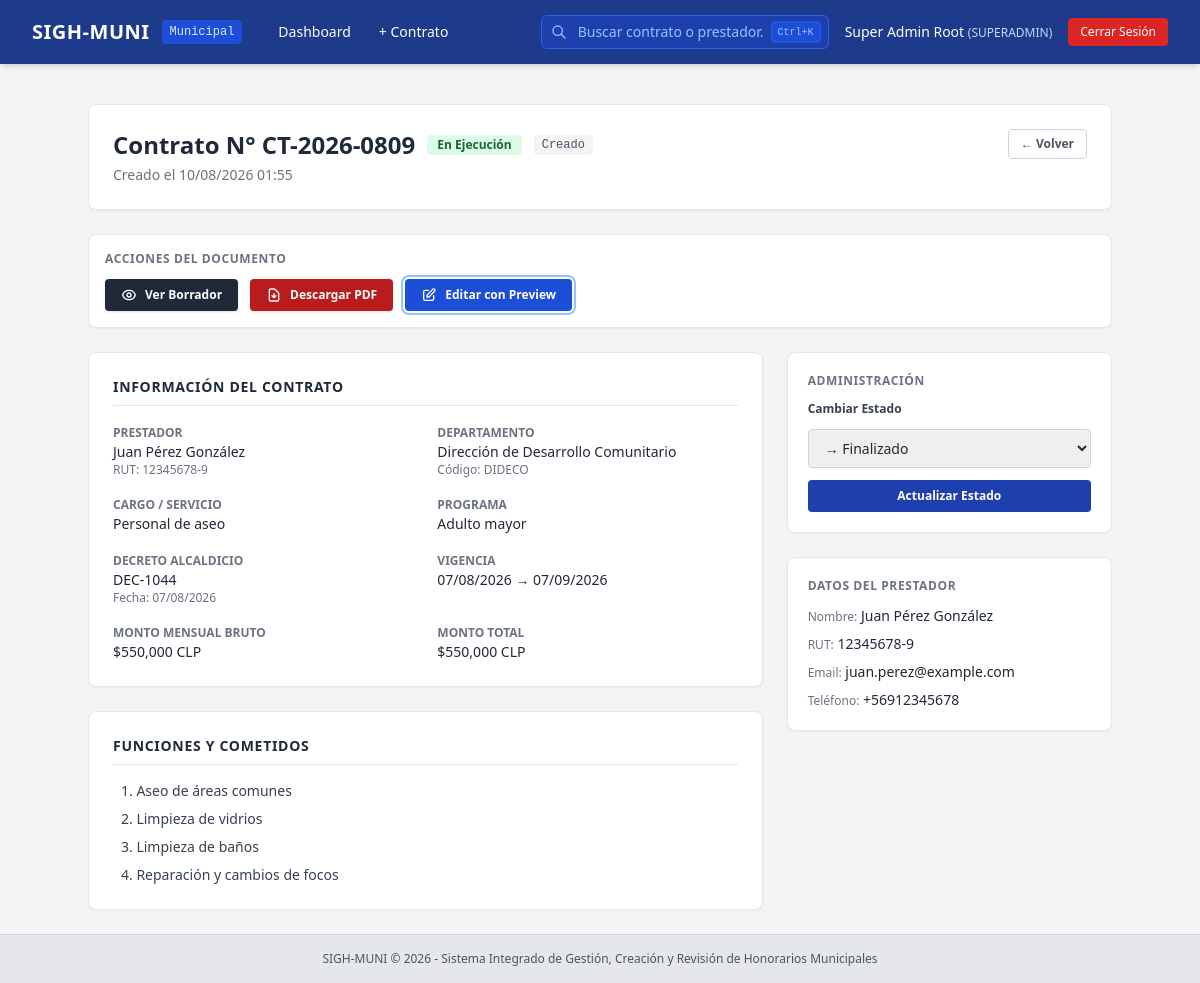
/contracts/2 (signed in), run on the app's committed database.
### app/models/contract.py (models this page shows, shortened)
class Contract(db.Model):
    __tablename__ = 'contracts'
    id = db.Column(db.Integer, primary_key=True)
    provider_id = db.Column(db.Integer, db.ForeignKey('service_providers.id'), nullable=False)
    department_id = db.Column(db.Integer, db.ForeignKey('departments.id'), nullable=False)
    creation_type = db.Column(db.String(50), default='CREADO')
    contract_number = db.Column(db.String(50), unique=True, nullable=False)
    decline_number = db.Column(db.String(50), nullable=True)
    decline_date = db.Column(db.Date, nullable=True)
    position_title = db.Column(db.String(150), nullable=False)
    program_name = db.Column(db.String(150), nullable=True)
    monthly_amount_gross = db.Column(db.Float, nullable=False)
    total_contract_amount = db.Column(db.Float, nullable=False)
    start_date = db.Column(db.Date, nullable=False)
    end_date = db.Column(db.Date, nullable=False)
    pdf_file_path = db.Column(db.String(255), nullable=True)
    ocr_processed = db.Column(db.Integer, default=0)
    status = db.Column(db.String(30), default='BORRADOR')
    created_at = db.Column(db.DateTime, default=datetime.utcnow)
    provider = db.relationship('ServiceProvider', back_populates='contracts', lazy=True)
    department = db.relationship('Department', backref=db.backref('department_contracts', lazy=True))
    functions = db.relationship('ContractFunction', backref='contract', cascade='all, delete-orphan', lazy=True,
                                order_by='ContractFunction.function_order')
    payments = db.relationship('MonthlyPayment', back_populates='contract', lazy=True, cascade='all, delete-orphan')
    @property
    def status_label(self):
        labels = {
            'BORRADOR': 'Borrador',
            'CREADO_PARA_FIRMA': 'Creado para Firma',
            'INGRESADO': 'Ingresado',
            'EN_EJECUCION': 'En Ejecución',
            'FINALIZADO': 'Finalizado'
        }
        return labels.get(self.status, self.status)
    @property
    def creation_type_label(self):
        labels = {
            'CREADO': 'Creado',
            'CARGADO_EXTERNO': 'Cargado Externo'
        }
        return labels.get(self.creation_type, self.creation_type)

class ContractFunction(db.Model):
    __tablename__ = 'contract_functions'
    id = db.Column(db.Integer, primary_key=True)
    contract_id = db.Column(db.Integer, db.ForeignKey('contracts.id'), nullable=False)
    function_order = db.Column(db.Integer, nullable=False)
    function_description = db.Column(db.Text, nullable=False)
    is_mandatory_for_payment = db.Column(db.Integer, default=1)
    created_at = db.Column(db.DateTime, default=datetime.utcnow)

### app/models/provider.py (models this page shows, shortened)
class ServiceProvider(db.Model):
    __tablename__ = 'service_providers'
    id = db.Column(db.Integer, primary_key=True, autoincrement=True)
    rut = db.Column(db.String(20), nullable=False, unique=True, index=True)
    first_name = db.Column(db.String(100), nullable=False)
    paternal_last_name = db.Column(db.String(100), nullable=False)
    maternal_last_name = db.Column(db.String(100), nullable=True)
    email = db.Column(db.String(120), nullable=True)
    phone = db.Column(db.String(50), nullable=True)
    address = db.Column(db.Text, nullable=True)
    bank_name = db.Column(db.String(100), nullable=True)
    account_type = db.Column(db.String(50), nullable=True)
    account_number = db.Column(db.String(50), nullable=True)
    created_at = db.Column(db.DateTime, nullable=False, default=datetime.utcnow)
    contracts = db.relationship('Contract', back_populates='provider', lazy=True, cascade="all, delete-orphan")
    @property
    def full_name(self):
        maternal = f" {self.maternal_last_name}" if self.maternal_last_name else ""
        return f"{self.first_name} {self.paternal_last_name}{maternal}"

### app/models/user.py (models this page shows, shortened)
class Department(db.Model):
    __tablename__ = 'departments'
    id = db.Column(db.Integer, primary_key=True, autoincrement=True)
    code = db.Column(db.String(50), nullable=False, unique=True)
    name = db.Column(db.String(150), nullable=False)
    cost_center = db.Column(db.String(50), nullable=True)
    is_active = db.Column(db.Integer, nullable=False, default=1)
    created_at = db.Column(db.DateTime, nullable=False, default=datetime.utcnow)
    users = db.relationship('User', backref='department', lazy=True)

### app/routes/contract_builder.py (the view)
@contract_builder_bp.route('/<int:contract_id>')
@login_required
def detail(contract_id):
    contract = Contract.query.get_or_404(contract_id)
    return render_template('contracts/detail.html', contract=contract)

### app/__init__.py (called while the page is built)
def create_app(config_class=Config):
    app = Flask(__name__)
    app.config.from_object(config_class)
    os.makedirs(app.config['UPLOAD_FOLDER'], exist_ok=True)
    db.init_app(app)
    migrate.init_app(app, db)
    if 'sqlite' in app.config['SQLALCHEMY_DATABASE_URI']:
        from sqlalchemy import event
        from sqlalchemy.engine import Engine
        @event.listens_for(Engine, "connect")
        def set_sqlite_pragma(dbapi_connection, connection_record):
            cursor = dbapi_connection.cursor()
            cursor.execute("PRAGMA foreign_keys=ON;")
            cursor.close()
    from app.auth.routes import auth_bp
    app.register_blueprint(auth_bp, url_prefix='/auth')
    from app.routes import register_routes
    register_routes(app)
    return app

### app/auth/utils.py (called while the page is built)
def login_required(f):
    @wraps(f)
    def decorated_function(*args, **kwargs):
        if 'user_id' not in session:
            flash('Debes iniciar sesión para acceder a esta sección.', 'warning')
            return redirect(url_for('auth.login', next=request.url))
        return f(*args, **kwargs)
    return decorated_function

### app/templates/contracts/detail.html (shortened to what this page needs)
{% extends "base.html" %}
{% block content %}
<div class="max-w-5xl mx-auto space-y-6">
    <div class="bg-white p-6 rounded-lg shadow-sm border border-gray-200 flex justify-between items-start">
        <div>
            <div class="flex items-center space-x-3 mb-1">
                <h1 class="text-2xl font-bold text-gray-800">Contrato N° {{ contract.contract_number }}</h1>
                <span class="px-2.5 py-0.5 rounded text-xs font-bold
                    {% if contract.status == 'BORRADOR' %}bg-yellow-100 text-yellow-800
                    {% elif contract.status == 'CREADO_PARA_FIRMA' %}bg-blue-100 text-blue-800
                    {% elif contract.status == 'INGRESADO' %}bg-purple-100 text-purple-800
                    {% elif contract.status == 'EN_EJECUCION' %}bg-green-100 text-green-800
                    {% else %}bg-gray-100 text-gray-800{% endif %}">
                    {{ contract.status_label }}
                </span>
                <span class="px-2 py-0.5 rounded text-xs font-mono bg-gray-100 text-gray-600">
                    {{ contract.creation_type_label }}
                </span>
            </div>
            <p class="text-sm text-gray-500">Creado el {{ contract.created_at.strftime('%d/%m/%Y %H:%M') }}</p>
        </div>
        <div class="flex space-x-2">
            <a href="{{ url_for('dashboard.index') }}" class="px-3 py-1.5 border border-gray-300 rounded text-xs font-semibold text-gray-600 hover:bg-gray-50">
                ← Volver
            </a>
        </div>
    </div>
    <div class="bg-white p-4 rounded-lg shadow-sm border border-gray-200">
        <h3 class="text-xs font-bold text-gray-500 uppercase tracking-wider mb-3">Acciones del Documento</h3>
        <div class="flex flex-wrap gap-3">
            <a href="{{ url_for('contract_builder.preview', contract_id=contract.id) }}" target="_blank"
               class="inline-flex items-center px-4 py-2 bg-gray-800 hover:bg-gray-900 text-white text-xs font-bold rounded shadow transition">
                Ver Borrador
            </a>
            <a href="{{ url_for('contract_builder.download_pdf', contract_id=contract.id) }}"
               class="inline-flex items-center px-4 py-2 bg-red-700 hover:bg-red-800 text-white text-xs font-bold rounded shadow transition">
                <svg class="w-4 h-4 mr-2" fill="none" stroke="currentColor" viewBox="0 0 24 24"><path stroke-linecap="round" stroke-linejoin="round" stroke-width="2" d="M12 10v6m0 0l-3-3m3 3l3-3m2 8H7a2 2 0 01-2-2V5a2 2 0 012-2h5.586a1 1 0 01.707.293l5.414 5.414a1 1 0 01.293.707V19a2 2 0 01-2 2z"/></svg>
                Descargar PDF
            </a>
            {% if session.user_role in ['ADMIN_RRHH', 'SUPERADMIN', 'JEFE_DEPTO'] %}
            <a href="{{ url_for('contract_builder.edit', contract_id=contract.id) }}"
               class="inline-flex items-center px-4 py-2 bg-blue-700 hover:bg-blue-800 text-white text-xs font-bold rounded shadow transition ring-2 ring-blue-300 ring-offset-2">
                <svg class="w-4 h-4 mr-2" fill="none" stroke="currentColor" viewBox="0 0 24 24"><path stroke-linecap="round" stroke-linejoin="round" stroke-width="2" d="M11 5H6a2 2 0 00-2 2v11a2 2 0 002 2h11a2 2 0 002-2v-5m-1.414-9.414a2 2 0 112.828 2.828L11.828 15H9v-2.828l8.586-8.586z"/></svg>
                Editar con Preview
            </a>
            {% endif %}
        </div>
    </div>
    <div class="grid grid-cols-1 lg:grid-cols-3 gap-6">
        <div class="lg:col-span-2 space-y-6">
            <div class="bg-white p-6 rounded-lg shadow-sm border border-gray-200">
                <h2 class="text-sm font-bold text-gray-800 uppercase tracking-wider border-b pb-2 mb-4">Información del Contrato</h2>
                <div class="grid grid-cols-1 md:grid-cols-2 gap-y-4 gap-x-6 text-sm">
                    <div>
                        <span class="text-xs text-gray-500 uppercase font-semibold">Prestador</span>
                        <p class="font-medium text-gray-800">{{ contract.provider.full_name }}</p>
                        <p class="text-xs text-gray-500">RUT: {{ contract.provider.rut }}</p>
                    </div>
                    <div>
                        <span class="text-xs text-gray-500 uppercase font-semibold">Departamento</span>
                        <p class="font-medium text-gray-800">{{ contract.department.name }}</p>
                        <p class="text-xs text-gray-500">Código: {{ contract.department.code }}</p>
                    </div>
                    <div>
                        <span class="text-xs text-gray-500 uppercase font-semibold">Cargo / Servicio</span>
                        <p class="font-medium text-gray-800">{{ contract.position_title }}</p>
                    </div>
                    <div>
                        <span class="text-xs text-gray-500 uppercase font-semibold">Programa</span>
                        <p class="font-medium text-gray-800">{{ contract.program_name or 'No especificado' }}</p>
                    </div>
                    <div>
                        <span class="text-xs text-gray-500 uppercase font-semibold">Decreto Alcaldicio</span>
                        <p class="font-medium text-gray-800">{{ contract.decline_number or 'No asignado' }}</p>
                        {% if contract.decline_date %}
                        <p class="text-xs text-gray-500">Fecha: {{ contract.decline_date.strftime('%d/%m/%Y') }}</p>
                        {% endif %}
                    </div>
                    <div>
                        <span class="text-xs text-gray-500 uppercase font-semibold">Vigencia</span>
                        <p class="font-medium text-gray-800">{{ contract.start_date.strftime('%d/%m/%Y') }} → {{ contract.end_date.strftime('%d/%m/%Y') }}</p>
                    </div>
                    <div>
                        <span class="text-xs text-gray-500 uppercase font-semibold">Monto Mensual Bruto</span>
                        <p class="font-medium text-gray-800">${{ "{:,.0f}".format(contract.monthly_amount_gross) }} CLP</p>
                    </div>
                    <div>
                        <span class="text-xs text-gray-500 uppercase font-semibold">Monto Total</span>
                        <p class="font-medium text-gray-800">${{ "{:,.0f}".format(contract.total_contract_amount) }} CLP</p>
                    </div>
                </div>
            </div>
            <div class="bg-white p-6 rounded-lg shadow-sm border border-gray-200">
                <h2 class="text-sm font-bold text-gray-800 uppercase tracking-wider border-b pb-2 mb-4">Funciones y Cometidos</h2>
                {% if contract.functions %}
                <ol class="list-decimal list-inside space-y-2 text-sm text-gray-700">
                    {% for func in contract.functions %}
                    <li class="pl-2">{{ func.function_description }}</li>
                    {% endfor %}
                </ol>
                {% else %}
                <p class="text-sm text-gray-400 italic">No hay funciones registradas.</p>
                {% endif %}
            </div>
        </div>
        <div class="space-y-6">
            {% if session.user_role in ['ADMIN_RRHH', 'SUPERADMIN'] %}
            <div class="bg-white p-5 rounded-lg shadow-sm border border-gray-200">
                <h3 class="text-xs font-bold text-gray-500 uppercase tracking-wider mb-3">Administración</h3>
                <form method="POST" action="{{ url_for('contract_builder.change_status', contract_id=contract.id) }}" class="space-y-3">
                    <label class="block text-xs font-semibold text-gray-700">Cambiar Estado</label>
                    <select name="new_status" class="w-full px-3 py-2 border border-gray-300 rounded text-sm">
                        <option value="FINALIZADO" {% if contract.status != 'EN_EJECUCION' %}disabled{% endif %}>→ Finalizado</option>
                    </select>
                    <button type="submit" class="w-full bg-blue-800 hover:bg-blue-900 text-white text-xs font-bold py-2 rounded transition">
                        Actualizar Estado
                    </button>
                </form>
            </div>
            {% endif %}
            <div class="bg-white p-5 rounded-lg shadow-sm border border-gray-200">
                <h3 class="text-xs font-bold text-gray-500 uppercase tracking-wider mb-3">Datos del Prestador</h3>
                <div class="space-y-2 text-sm">
                    <p><span class="text-gray-500 text-xs">Nombre:</span> <span class="font-medium">{{ contract.provider.full_name }}</span></p>
                    <p><span class="text-gray-500 text-xs">RUT:</span> <span class="font-medium">{{ contract.provider.rut }}</span></p>
                    {% if contract.provider.email %}
                    <p><span class="text-gray-500 text-xs">Email:</span> <span class="font-medium">{{ contract.provider.email }}</span></p>
                    {% endif %}
                    {% if contract.provider.phone %}
                    <p><span class="text-gray-500 text-xs">Teléfono:</span> <span class="font-medium">{{ contract.provider.phone }}</span></p>
                    {% endif %}
                </div>
            </div>
        </div>
    </div>
</div>
{% endblock %}

### data on the page
Contract: contract_number "CT-2026-0809", status_label "En Ejecución", creation_type_label "Creado", created_at "10/08/2026 01:55", position_title "Personal de aseo", program_name "Adulto mayor", decline_number "DEC-1044", decline_date "07/08/2026", start_date "07/08/2026", end_date "07/09/2026", monthly_amount_gross "550,000", total_contract_amount "550,000"
ServiceProvider: provider.full_name "Juan Pérez González", provider.rut "12345678-9", provider.email "juan.perez@example.com", provider.phone "+56912345678"
Department: department.name "Dirección de Desarrollo Comunitario", department.code "DIDECO"
ContractFunction: function_description "Aseo de áreas comunes"
ContractFunction: function_description "Limpieza de vidrios"
ContractFunction: function_description "Limpieza de baños"
ContractFunction: function_description "Reparación y cambios de focos"

### other printed values
{{ g.municipio_nombre | default('SIGH-MUNI') }} "SIGH-MUNI"
{{ g.municipio_region | default('Municipal') }} "Municipal"
{{ session.get('user_name') }} "Super Admin Root"
{{ session.get('user_role') }} "SUPERADMIN"
